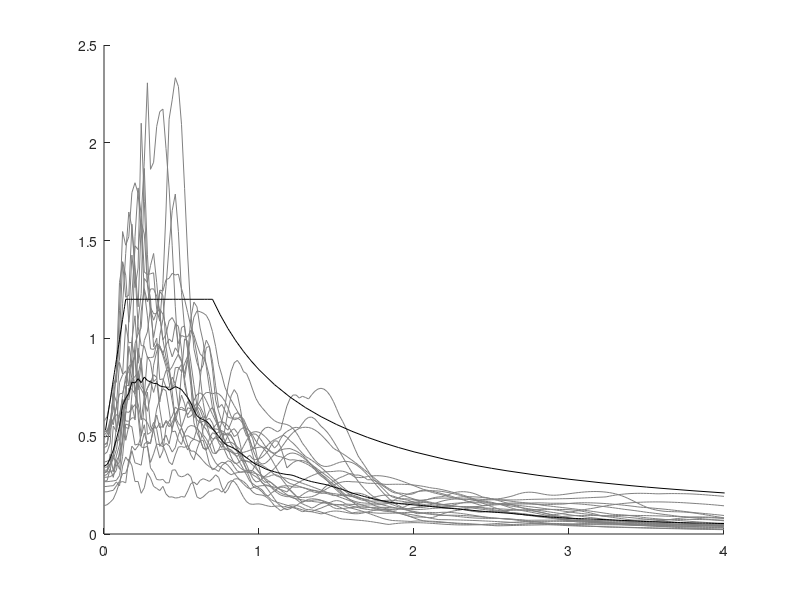

The MATLAB source for this figure: (Note: this script raises an error after producing the figure.)
% Codi McKee
% Texas A&M University
% 02-Jul-2020

% FEMA P695 Far-Field Ground Motions

clear all; clc; close all
addpath([pwd '\..\..\Other Functions'])

% Load Data
load FEMA_P695.mat;
load TargetSpectra.mat

if exist('GroundMotions.mat', 'file') == 2
    load GroundMotions.mat
else
    GroundMotions = struct('No',[],'Event',[],'Date',[],'Station',[],'Component',[],'Units',[],'NPTS',[],'DT',[],'TimeSeries',[]);
    save GroundMotions.mat GroundMotions
end

% Plot Scaled Spectra

figure(1); hold all;
for ii = 1:22
   plot(FEMA_P695.FarField(ii).Scaled_Spectra_TXYZ(:,1),FEMA_P695.FarField(ii).Scaled_Spectra_TXYZ(:,2),'Color',[0.50 0.50 0.50])
end
% set(gca,'Xscale','log')
xlim([0 4])

% Geo Mean
geoMean = zeros(length(FEMA_P695.FarField(1).Scaled_Spectra_TXYZ(:,1)),1);
mMean = zeros(length(FEMA_P695.FarField(1).Scaled_Spectra_TXYZ(:,1)),1);


for ii = 1:length(FEMA_P695.FarField(1).Scaled_Spectra_TXYZ(:,1))
    geoMean(ii) = 1;
    
    for jj = 1:22
        for kk = 1:2
            geoMean(ii) = geoMean(ii) * FEMA_P695.FarField(jj).Scaled_Spectra_TXYZ(ii,kk+1);
            mMean(ii)   = mMean(ii) + FEMA_P695.FarField(jj).Scaled_Spectra_TXYZ(ii,kk+1);
        end
    end
    geoMean(ii) = geoMean(ii) ^ (1/44);
    mMean(ii) = mMean(ii)/44;
    
end
plot(FEMA_P695.FarField(1).Scaled_Spectra_TXYZ(:,1),geoMean,'Color',[0.0 0.0 0.0])
% plot(FEMA_P695.FarField(1).Scaled_Spectra_TXYZ(:,1),mMean,'Color','r')
plot(TargetSpectra(:,1),TargetSpectra(:,2),'k')

% Scale ground motion suite

Tn = 0.4585738086971623;

geoMean_wn = interp1(FEMA_P695.FarField(1).Scaled_Spectra_TXYZ(:,1),geoMean,Tn);

ts_wn = interp1(TargetSpectra(:,1),TargetSpectra(:,2),Tn);

scaleFac = ts_wn/geoMean_wn;

geoMean_new = geoMean .* scaleFac;
% plot(FEMA_P695.FarField(1).Scaled_Spectra_TXYZ(:,1),geoMean_new,'Color','r')

figure(2); FigSize(4,4); hold all
plot([NaN NaN],[NaN NaN],'Color',[0.75 0.75 0.75],'LineWidth',0.5)
plot([NaN NaN],[NaN NaN],'Color','r','LineWidth',1.0)
plot([NaN NaN],[NaN NaN],'Color','k','LineWidth',1.0)
plot([NaN NaN],[NaN NaN],'--r','LineWidth',1.0)
plot([NaN NaN],[NaN NaN],'--k','LineWidth',1.0)
plot([NaN NaN],[NaN NaN],'Color','b','LineWidth',1.0)

for jj = 1:22
    for kk = 1:2
        GM = (jj-1)*2 + kk;
        GroundMotions(GM).DT = FEMA_P695.FarField(jj).dt;  
        GroundMotions(GM).NPTS = length(FEMA_P695.FarField(jj).Scaled_Motion_XYZ(:,1));  
        GroundMotions(GM).No = FEMA_P695.FarField(jj).ID; 
        GroundMotions(GM).TimeSeries = FEMA_P695.FarField(jj).Scaled_Motion_XYZ(:,kk) .* scaleFac; 
        GroundMotions(GM).Spectra(:,1) = FEMA_P695.FarField(jj).Scaled_Spectra_TXYZ(:,1);
        GroundMotions(GM).Spectra(:,2) = FEMA_P695.FarField(jj).Scaled_Spectra_TXYZ(:,kk+1).* scaleFac;
        
        plot(GroundMotions(GM).Spectra(:,1),GroundMotions(GM).Spectra(:,2),'Color',[0.75 0.75 0.75],'LineWidth',0.5)
    end
end
plot(FEMA_P695.FarField(1).Scaled_Spectra_TXYZ(:,1),geoMean_new,'Color','r','LineWidth',1.0)
plot(TargetSpectra(:,1),TargetSpectra(:,2),'k','LineWidth',1.0)
plot(FEMA_P695.FarField(1).Scaled_Spectra_TXYZ(:,1),geoMean_new.*1.5,'--r','LineWidth',1.0)
plot(TargetSpectra(:,1),TargetSpectra(:,2).*1.5,'--k','LineWidth',1.0)
xlim([0 4])
yLims = ylim;
plot([Tn Tn],[yLims(1) yLims(2)],'-b','LineWidth',1.0)
legend('Scaled Spectra','DE Geometric Mean','DE Target Spectra','MCE Geometric Mean','MCE Target Spectra','T_N_1')
title('Scaled FEMA P695 Spectra')
xlabel('Period [s]')
ylabel('S_a [g]')
FigureFormatFunction

tightfig; FigSize(4,4)

% if printVal
%     export_fig([pwd '\Scaled Spectra'], '-png', '-r1200','-nocrop')
%     savefig([pwd '\Scaled Spectra'])
% end

figure; hold all
for GM = 1:2

t = [0:GroundMotions(GM).DT:(GroundMotions(GM).NPTS-1)*GroundMotions(GM).DT]; 
plot(t,GroundMotions(GM).TimeSeries);

end

save GroundMotions.mat GroundMotions 


